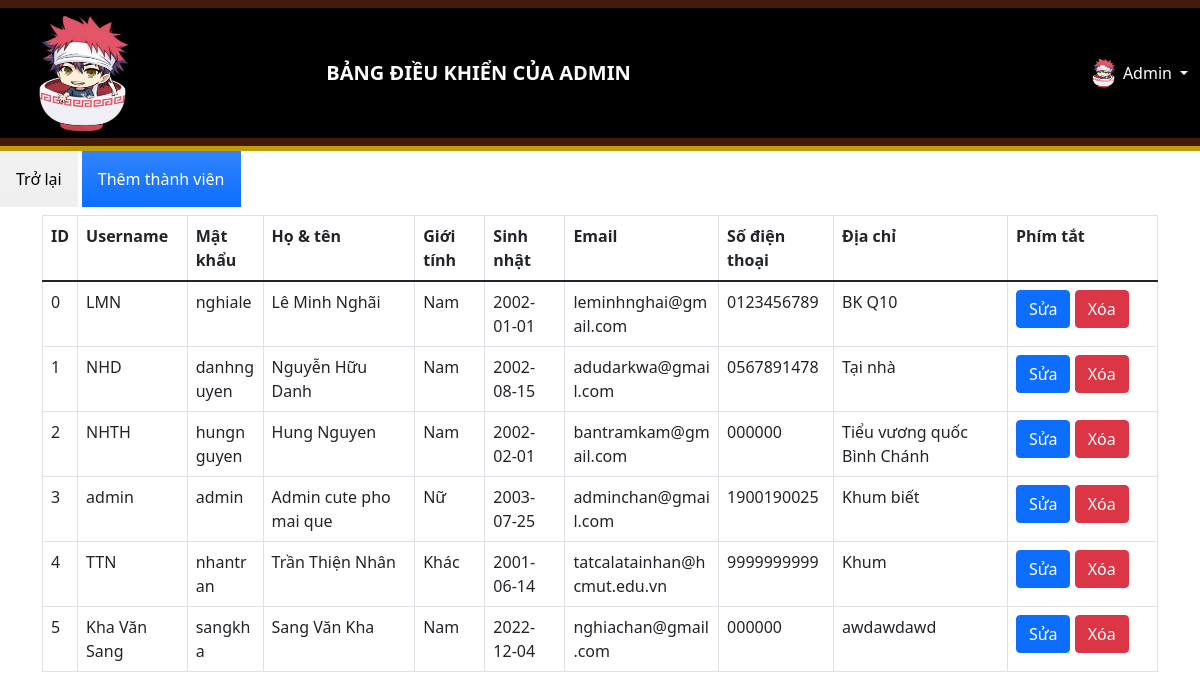
The page /admin/memberManagement.php on the database its author committed.
### tables this page shows
CREATE TABLE `user` (
  `id` int UNSIGNED NOT NULL,
  `username` varchar(100) NOT NULL,
  `password` varchar(255) NOT NULL,
  `full_name` varchar(100) NOT NULL,
  `sex` varchar(6) NOT NULL COMMENT 'Nam, Nữ, Khác',
  `birthday` date NOT NULL,
  `email` varchar(50) NOT NULL,
  `phone` varchar(15) NOT NULL,
  `address` varchar(255) NOT NULL,
  `admin` tinyint(1) NOT NULL DEFAULT '0' COMMENT '0: user, 1: admin'
);

### admin/memberManagement.php (the view, shortened to what this page needs)
<!DOCTYPE html>
<html lang="en">
<head>
  <link href="https://cdnjs.cloudflare.com/ajax/libs/font-awesome/5.9.0/css/all.min.css" rel="stylesheet">
  <link href="https://cdn.jsdelivr.net/npm/bootstrap@5.1.3/dist/css/bootstrap.min.css" rel="stylesheet">
  <link rel="stylesheet" href="admin-styles/styles.css">
</head>
<body>
  <div>
    <?php $IPATH = $_SERVER["DOCUMENT_ROOT"]."/admin/";
    include($IPATH."\\navbar.php");?>
  </div>
  <form method="post" action="memberManagement.php">
    <a href="index.php"><input type="button" class="p-3 mb-2 bg-gray bg-gradient text-black" value="Trở lại"></a>
    <a href="newMember.php"><input type="button" class="p-3 mb-2 bg-primary bg-gradient text-white" value="Thêm thành viên"></a>
  </form>
  <div class="container">
    <?php
      include('../config/config.php');
      echo "<table class='table table-bordered'>
              <tr>
                  <th>ID</th>
                  <th>Username</th>
                  <th>Mật khẩu</th>
                  <th>Họ & tên</th>
                  <th>Giới tính</th>
                  <th>Sinh nhật</th>
                  <th>Email</th>
                  <th>Số điện thoại</th>
                  <th>Địa chỉ</th>
                  <th>Phím tắt</th>
              </tr>
              <tbody>";
      $sql = "SELECT * from user";
      $result = $conn->query($sql);
      if ($result->num_rows > 0) {
        while ($row = $result->fetch_assoc()) {
          $id = $row['id'];
          $username = $row['username'];
          $password = $row['password'];
          $full_name = $row['full_name'];
          $seggs = $row['sex'];
          $birthday = $row['birthday'];
          $email = $row['email'];
          $phone = $row['phone'];
          $address = $row['address'];
          echo "<tr>
                  <td class=\"id\">" . $id . "</td>
                  <td class=\"usr\">" . $username . "</td>
                  <td class=\"pass\">" . $password . "</td>
                  <td class=\"full\">" . $full_name . "</td>
                  <td class=\"xx\">" . $seggs . "</td>
                  <td class=\"bir\">" . $birthday . "</td>
                  <td class=\"mail\">" . $email . "</td>
                  <td class=\"phone\">" . $phone . "</td>
                  <td class=\"addr\">" . $address . "</td>
                  <td class=\"btnn\">
                    <a href='editMember.php?id=$id' class='btn btn-primary m-r-1em' name='edit'>Sửa</a>
                    <a href='deleteMember.php?id=$id' class='btn btn-danger'>Xóa</a>
                  </td>
                </tr>";
        }
        echo "</tbody></table>";
      }
    ?>
  </div>
</body>
</html>

### admin/navbar.php (shortened to what this page needs)
<!DOCTYPE html>
<html lang="en">
<head>
  <link rel="stylesheet" href="admin-styles/adminButton.css">
</head>
<body>
  <nav class="my-navbar navbar navbar-expand-xl navbar-dark bg">
    <div class="my-container container-fluid">
      <a class="navbar-brand" href="index.php">
        <div class="container">
          <div class="row">
            <div class="col-6"><img src="../img/logo.png" width="120" height="120" style="border-radius:100%;" class="d-inline-block align-top" alt="logo"></div>
            <div class="col-6" style="padding:45px;"><b>BẢNG ĐIỀU KHIỂN CỦA ADMIN</b></div>
          </div>
        </div>
      </a>
      <div class="d-flex align-items-center">
        <div class="dropdown">
          <a href="#" class="d-flex align-items-center text-white text-decoration-none dropdown-toggle" id="dropdownUser1" data-bs-toggle="dropdown" aria-expanded="false">
            <img src="../img/logo.png" alt="hugenerd" width="30" height="30" class="rounded-circle">
            <span class="d-none d-sm-inline mx-1">Admin</span>
          </a>
        </div>
      </div>
    </div>
  </nav>
</body>
</html>

### admin/admin-styles/styles.css (style rules this page uses)
:root { --color: #be9d09; --border: 5px solid #be9d09; --gray: #57606f; --bg: rgba(255, 255, 255, 0.3); }
.my-navbar { border-bottom: var(--border); }
.my-container { background-color: black; }

### admin/admin-styles/adminButton.css (style rules this page uses)
* { margin: 0; padding: 0; box-sizing: border-box; outline: none; border: none; text-decoration: none; transition: 0.2s linear; }
:root { --color: #be9d09; --border: 5px solid #be9d09; --gray: #57606f; --bg: rgba(255, 255, 255, 0.3); }
.bg { background-color:#441a0a; }

### admin/memberManagement.php (style rules this page uses)
.pass { max-width: 25px; word-break: break-all; }
.full { min-width: 100px; line-break: normal; word-break: keep-all; }
.mail { max-width: 300px; line-break: anywhere; }
.addr { max-width: 300px; line-break: normal; }
.btnn { min-width: 150px; }

### rows shown on the page
user: id "0", username "LMN", password "nghiale", full_name "Lê Minh Nghãi", sex "Nam", birthday "2002-01-01", email "leminhnghai@gmail.com", phone "0123456789", address "BK Q10"
user: id "1", username "NHD", password "danhnguyen", full_name "Nguyễn Hữu Danh", sex "Nam", birthday "2002-08-15", email "adudarkwa@gmail.com", phone "0567891478", address "Tại nhà"
user: id "2", username "NHTH", password "hungnguyen", full_name "Hung Nguyen", sex "Nam", birthday "2002-02-01", email "bantramkam@gmail.com", phone "000000", address "Tiểu vương quốc Bình Chánh"
user: id "3", username "admin", password "admin", full_name "Admin cute pho mai que", sex "Nữ", birthday "2003-07-25", email "adminchan@gmail.com", phone "1900190025", address "Khum biết"
user: id "4", username "TTN", password "nhantran", full_name "Trần Thiện Nhân", sex "Khác", birthday "2001-06-14", email "tatcalatainhan@hcmut.edu.vn", phone "9999999999", address "Khum"
user: id "5", username "Kha Văn Sang", password "sangkha", full_name "Sang Văn Kha", sex "Nam", birthday "2022-12-04", email "nghiachan@gmail.com", phone "000000", address "awdawdawd"
